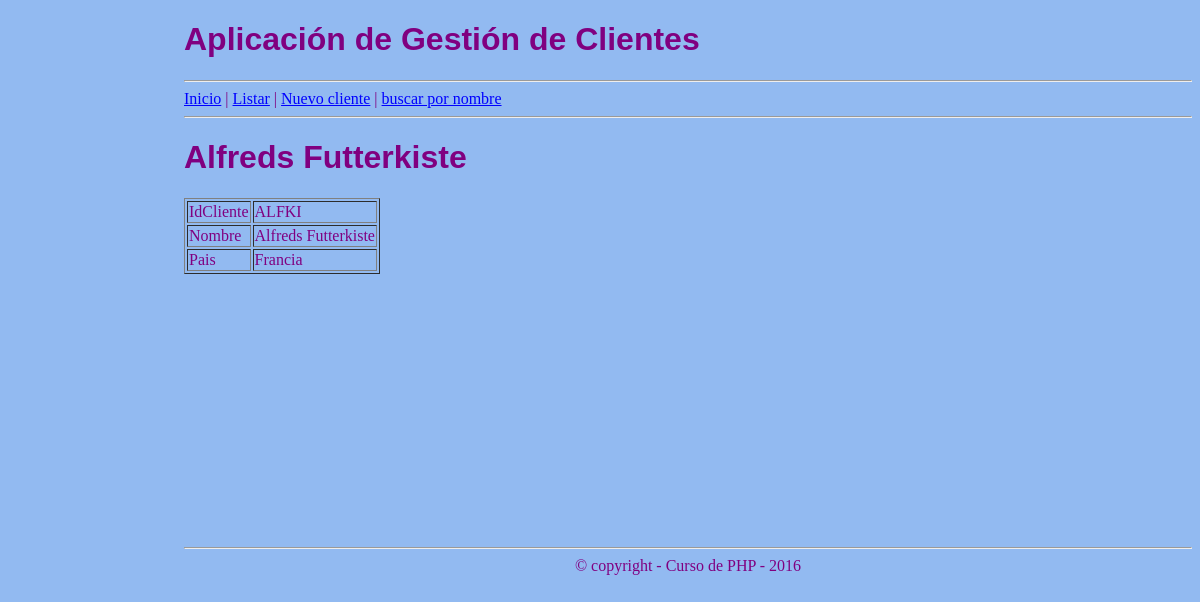
/codigo_OCT_2025/curso_mvc_clientes/web/index.php?ctl=ver&id=ALFKI, run on the app's committed database.
### tables this page shows
CREATE TABLE `clientes` (
  `idcliente` varchar(10) NOT NULL,
  `nombre` varchar(50) DEFAULT NULL,
  `pais` varchar(30) DEFAULT NULL,
  `carnet` bit(1) DEFAULT NULL,
  `musica` bit(1) DEFAULT NULL,
  `deporte` bit(1) DEFAULT NULL,
  `cine` bit(1) DEFAULT NULL,
  `montanya` bit(1) DEFAULT NULL
);

### codigo_OCT_2025/curso_mvc_clientes/app/Controller.php (called while the page is built, shortened)
<?php
class Controller
 {
     public function ver()
     {
         $id = $_GET['id'];
         $m = new Model(Config::$mvc_bd_nombre, Config::$mvc_bd_usuario, Config::$mvc_bd_clave, Config::$mvc_bd_hostname);
         $cliente = $m->dameCliente($id);
         $params = $cliente;
         require __DIR__ . '/templates/verCliente.php';
     }
 }
?>

### codigo_OCT_2025/curso_mvc_clientes/app/Model.php (called while the page is built, shortened)
<?php
class Model {
   protected $conexion;
   public function __construct($dbname,$dbuser,$dbpass,$dbhost){
       try {
           $pdo = new PDO("mysql:host=$dbhost;dbname=$dbname;charset=utf8mb4", $dbuser, $dbpass, [
           PDO::ATTR_ERRMODE => PDO::ERRMODE_EXCEPTION,
           PDO::ATTR_DEFAULT_FETCH_MODE => PDO::FETCH_ASSOC
           ]);
           $this->conexion = $pdo;
       } catch (PDOException $e){
           die("Error de conexión: " . $e->getMessage());
       }
   }
   public function dameCliente($id):?array {
       $id = htmlspecialchars($id);
       $sql = "select idcliente,nombre,pais from clientes where idcliente=:id";
       $stmt = $this->conexion->prepare($sql);
       $stmt->execute([':id'=>$id]);
       $fila = $stmt->fetch(\PDO::FETCH_ASSOC);
       if (!is_null($fila))
           return $fila;
       else
           return null;
   }
}
?>

### codigo_OCT_2025/curso_mvc_clientes/app/templates/verCliente.php (the view, shortened to what this page needs)
<h1><?php echo $params['nombre'] ?></h1>
<table border="1">
    <tr>
        <td>IdCliente</td>
        <td><?php echo $cliente['idcliente'] ?></td>
    </tr>
    <tr>
        <td>Nombre</td>
        <td><?php echo $cliente['nombre']?></td>
    </tr>
    <tr>
        <td>Pais</td>
        <td><?php echo $cliente['pais']?></td>
    </tr>
</table>
<?php include 'layout.php' ?>

### codigo_OCT_2025/curso_mvc_clientes/web/css/estilo.css (style rules this page uses)
body { padding-left: 11em; font-family: Georgia, "Times New Roman", Times, serif; color: purple; background-color: #92baf1 }
h1 { font-family: Helvetica, Geneva, Arial, SunSans-Regular, sans-serif }

### data on the page
clientes: nombre "Alfreds Futterkiste", idcliente "ALFKI", pais "Francia"
